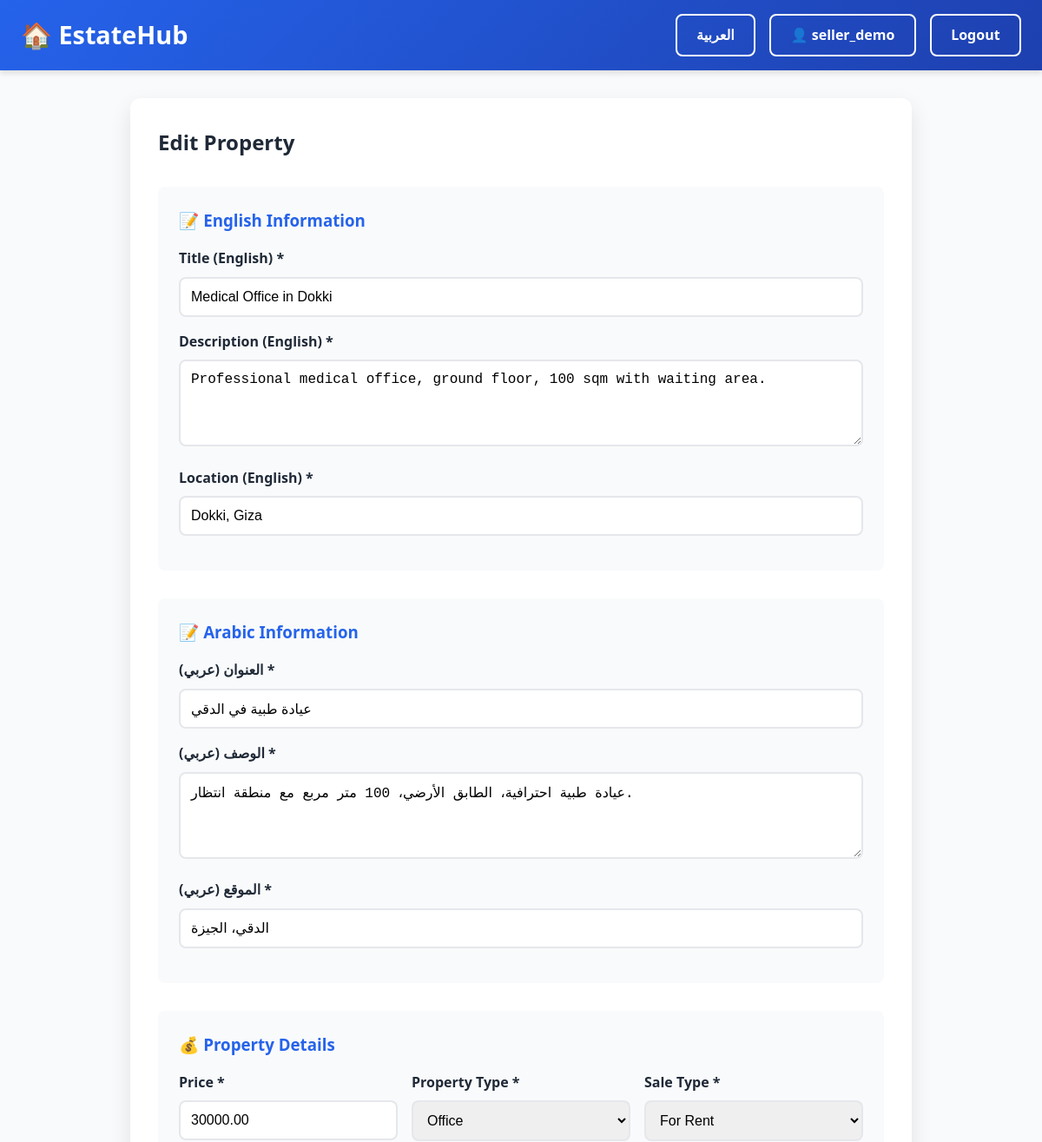
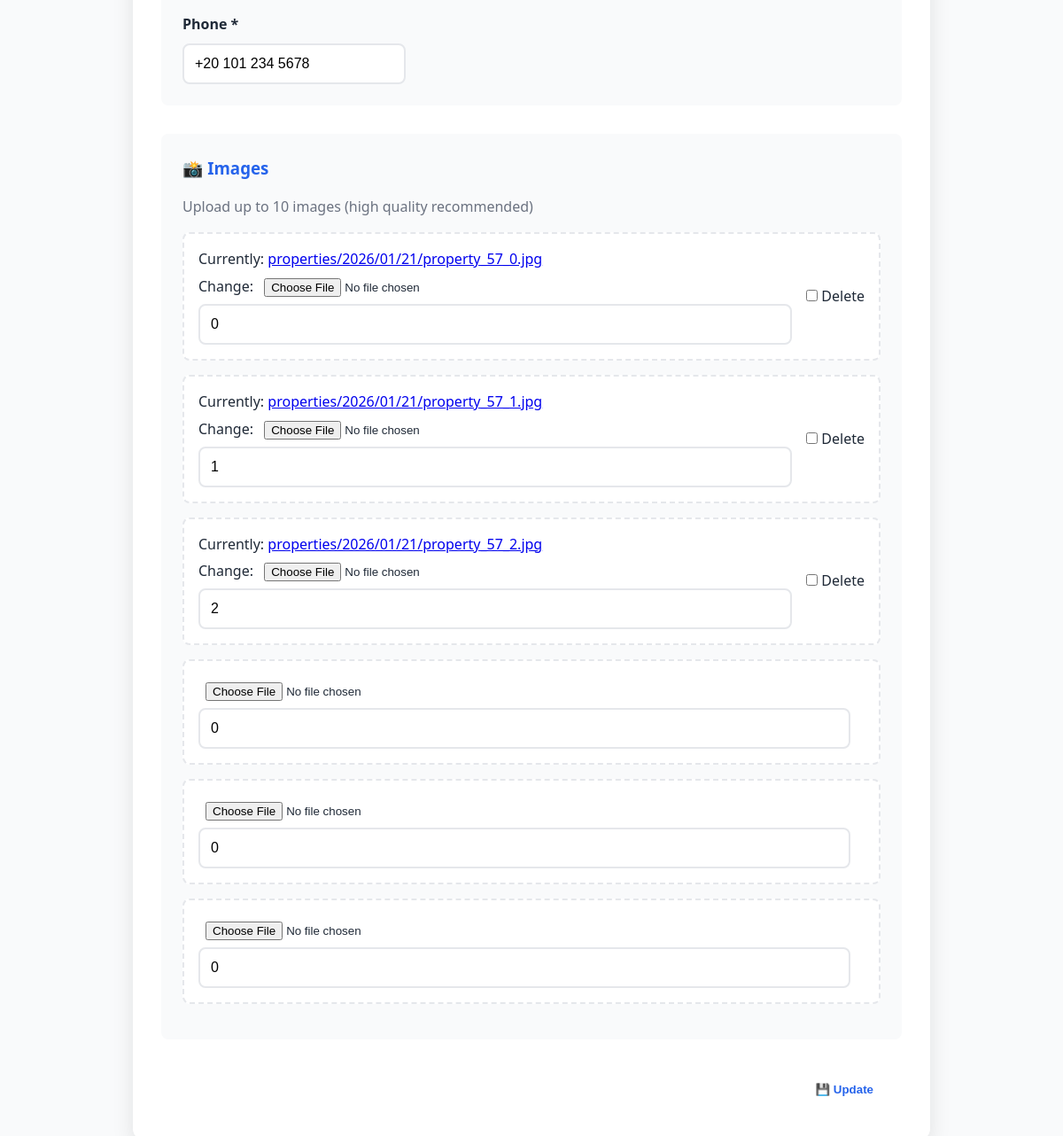
The page /property/57/edit/ (signed in) on the database its author committed (2 pictures, top to bottom).
### properties/models.py (models this page shows, shortened)
class Property(models.Model):
    PROPERTY_TYPE_CHOICES = [
        ('Apartment', 'Apartment'),
        ('Villa', 'Villa'),
        ('Land', 'Land'),
        ('Office', 'Office'),
    ]
    SALE_TYPE_CHOICES = [
        ('Sale', 'For Sale'),
        ('Rent', 'For Rent'),
    ]
    owner = models.ForeignKey(User, on_delete=models.CASCADE, related_name='properties')
    title_en = models.CharField(max_length=200, verbose_name='Title (English)')
    title_ar = models.CharField(max_length=200, verbose_name='Title (Arabic)')
    description_en = models.TextField(verbose_name='Description (English)')
    description_ar = models.TextField(verbose_name='Description (Arabic)')
    location_en = models.CharField(max_length=200, verbose_name='Location (English)')
    location_ar = models.CharField(max_length=200, verbose_name='Location (Arabic)')
    price = models.DecimalField(max_digits=12, decimal_places=2, validators=[MinValueValidator(0)])
    property_type = models.CharField(max_length=20, choices=PROPERTY_TYPE_CHOICES)
    sale_type = models.CharField(max_length=10, choices=SALE_TYPE_CHOICES)
    phone = models.CharField(max_length=20)
    views = models.PositiveIntegerField(default=0, help_text='Number of times this property was viewed')
    is_active = models.BooleanField(default=True)
    created_at = models.DateTimeField(auto_now_add=True)
    updated_at = models.DateTimeField(auto_now=True)
    class Meta:
        verbose_name = 'Property'
        verbose_name_plural = 'Properties'
        ordering = ['-created_at']

### properties/views.py (the view)
# urls.py: path('property/<int:pk>/edit/', views.property_update, name='property_update'),
@login_required
def property_update(request, pk):
    property_obj = get_object_or_404(Property, pk=pk, owner=request.user)
    if request.method == 'POST':
        form = PropertyForm(request.POST, instance=property_obj)
        formset = PropertyImageFormSet(request.POST, request.FILES, instance=property_obj)
        if form.is_valid() and formset.is_valid():
            form.save()
            formset.save()
            messages.success(request, 'Property updated successfully!')
            return redirect('property_detail', pk=property_obj.pk)
    else:
        form = PropertyForm(instance=property_obj)
        formset = PropertyImageFormSet(instance=property_obj)
    return render(request, 'properties/form.html', {
        'form': form,
        'formset': formset,
        'title': 'Edit Property',
        'property': property_obj
    })

### properties/forms.py
class PropertyForm(forms.ModelForm):
    class Meta:
        model = Property
        fields = [
            'title_en', 'title_ar',
            'description_en', 'description_ar',
            'location_en', 'location_ar',
            'price', 'property_type', 'sale_type', 'phone'
        ]
        widgets = {
            'description_en': forms.Textarea(attrs={'rows': 4}),
            'description_ar': forms.Textarea(attrs={'rows': 4}),
        }
    def __init__(self, *args, **kwargs):
        super().__init__(*args, **kwargs)
        for field_name, field in self.fields.items():
            field.widget.attrs['class'] = 'form-control'

### properties/templates/properties/form.html (shortened to what this page needs)
{% extends 'base.html' %}
{% load crispy_forms_tags %}
{% block content %}
<div style="max-width: 900px; margin: 2rem auto;">
    <div style="background: white; padding: 2rem; border-radius: 12px; box-shadow: var(--shadow-lg);">
        <h2 style="margin-bottom: 2rem;">
            {% if property %}
            {% if language == 'ar' %}تعديل العقار{% else %}Edit Property{% endif %}
            {% else %}
            {% if language == 'ar' %}إضافة عقار جديد{% else %}Add New Property{% endif %}
            {% endif %}
        </h2>
        <form method="POST" enctype="multipart/form-data">
            <div style="background: var(--bg-light); padding: 1.5rem; border-radius: 8px; margin-bottom: 2rem;">
                <h3 style="margin-bottom: 1rem; color: var(--primary-color);">
                    📝 {% if language == 'ar' %}معلومات باللغة الإنجليزية{% else %}English Information{% endif %}
                </h3>
                <div style="margin-bottom: 1rem;">
                    <label style="display: block; margin-bottom: 0.5rem; font-weight: 600;">Title (English) *</label>
                    {{ form.title_en }}
                </div>
                <div style="margin-bottom: 1rem;">
                    <label style="display: block; margin-bottom: 0.5rem; font-weight: 600;">Description (English)
                        *</label>
                    {{ form.description_en }}
                </div>
                <div style="margin-bottom: 1rem;">
                    <label style="display: block; margin-bottom: 0.5rem; font-weight: 600;">Location (English) *</label>
                    {{ form.location_en }}
                </div>
            </div>
            <div style="background: var(--bg-light); padding: 1.5rem; border-radius: 8px; margin-bottom: 2rem;">
                <h3 style="margin-bottom: 1rem; color: var(--primary-color);">
                    📝 {% if language == 'ar' %}معلومات باللغة العربية{% else %}Arabic Information{% endif %}
                </h3>
                <div style="margin-bottom: 1rem;">
                    <label style="display: block; margin-bottom: 0.5rem; font-weight: 600;">العنوان (عربي) *</label>
                    {{ form.title_ar }}
                </div>
                <div style="margin-bottom: 1rem;">
                    <label style="display: block; margin-bottom: 0.5rem; font-weight: 600;">الوصف (عربي) *</label>
                    {{ form.description_ar }}
                </div>
                <div style="margin-bottom: 1rem;">
                    <label style="display: block; margin-bottom: 0.5rem; font-weight: 600;">الموقع (عربي) *</label>
                    {{ form.location_ar }}
                </div>
            </div>
            <div style="background: var(--bg-light); padding: 1.5rem; border-radius: 8px; margin-bottom: 2rem;">
                <h3 style="margin-bottom: 1rem; color: var(--primary-color);">
                    💰 {% if language == 'ar' %}تفاصيل العقار{% else %}Property Details{% endif %}
                </h3>
                <div style="display: grid; grid-template-columns: repeat(auto-fit, minmax(200px, 1fr)); gap: 1rem;">
                    <div>
                        <label style="display: block; margin-bottom: 0.5rem; font-weight: 600;">
                            {% if language == 'ar' %}السعر{% else %}Price{% endif %} *
                        </label>
                        {{ form.price }}
                    </div>
                    <div>
                        <label style="display: block; margin-bottom: 0.5rem; font-weight: 600;">
                            {% if language == 'ar' %}نوع العقار{% else %}Property Type{% endif %} *
                        </label>
                        {{ form.property_type }}
                    </div>
                    <div>
                        <label style="display: block; margin-bottom: 0.5rem; font-weight: 600;">
                            {% if language == 'ar' %}نوع البيع{% else %}Sale Type{% endif %} *
                        </label>
                        {{ form.sale_type }}
                    </div>
                    <div>
                        <label style="display: block; margin-bottom: 0.5rem; font-weight: 600;">
                            {% if language == 'ar' %}رقم الهاتف{% else %}Phone{% endif %} *
                        </label>
                        {{ form.phone }}
                    </div>
                </div>
            </div>
            <div style="background: var(--bg-light); padding: 1.5rem; border-radius: 8px; margin-bottom: 2rem;">
                <h3 style="margin-bottom: 1rem; color: var(--primary-color);">
                    📸 {% if language == 'ar' %}الصور{% else %}Images{% endif %}
                </h3>
                <p style="color: var(--text-light); margin-bottom: 1rem;">
                    {% if language == 'ar' %}
                    قم برفع حتى 10 صور للعقار (يفضل صور عالية الجودة)
                    {% else %}
                    Upload up to 10 images (high quality recommended)
                    {% endif %}
                </p>
                <div id="image-forms">
                    {% for form in formset %}
                    <div class="image-form"
                        style="margin-bottom: 1rem; padding: 1rem; background: white; border-radius: 8px; border: 2px dashed var(--border-color);">
                        <div style="display: grid; grid-template-columns: 1fr auto; gap: 1rem; align-items: center;">
                            <div>
                                {{ form.image }}
                                {{ form.order }}
                            </div>
                            <div>
                                {% if form.instance.pk %}
                                {{ form.DELETE }}
                                <label>Delete</label>
                                {% endif %}
                            </div>
                        </div>
                    </div>
                    {% endfor %}
                </div>
            </div>
            <div style="display: flex; gap: 1rem; justify-content: flex-end;">
                <a href="{% url 'property_list' %}" class="btn btn-secondary">
                </a>
                <button type="submit" class="btn btn-primary" style="padding: 1rem 2rem;">
                    💾 {% if property %}
                    {% if language == 'ar' %}تحديث{% else %}Update{% endif %}
                    {% else %}
                    {% if language == 'ar' %}إضافة{% else %}Add Property{% endif %}
                    {% endif %}
                </button>
            </div>
        </form>
    </div>
</div>
{% endblock %}

### templates/base.html (shortened to what this page needs)
<!DOCTYPE html>
<html lang="{% if language == 'ar' %}ar{% else %}en{% endif %}"
    dir="{% if language == 'ar' %}rtl{% else %}ltr{% endif %}">
<head>
    {% load static %}
</head>
<body>
    <header>
        <nav>
            <div class="logo">
                🏠 <a href="{% url 'property_list' %}" style="color: white; text-decoration: none;">EstateHub</a>
            </div>
            <div class="nav-actions">
                <a href="{% url 'set_language' %}?lang={% if language == 'ar' %}en{% else %}ar{% endif %}"
                    class="btn btn-secondary">
                    {% if language == 'ar' %}English{% else %}العربية{% endif %}
                </a>
                {% if user.is_authenticated %}
                <a href="{% url 'profile' %}" class="btn btn-secondary">
                    👤 {{ user.username }}
                </a>
                <a href="{% url 'logout' %}" class="btn btn-secondary">Logout</a>
                {% else %}
                <a href="{% url 'login' %}" class="btn btn-secondary">Login</a>
                <a href="{% url 'register' %}" class="btn btn-primary">Register</a>
                {% endif %}
            </div>
        </nav>
    </header>
    <main>
        {% block content %}{% endblock %}
    </main>
</body>
</html>

### templates/base.html (style rules this page uses)
* { margin: 0; padding: 0; box-sizing: border-box; }
:root { --primary-color: #2563eb; --primary-dark: #1e40af; --secondary-color: #10b981; --text-dark: #1f2937; --text-light: #6b7280; --bg-light: #f9fafb; --bg-white: #ffffff; --border-color: #e5e7eb; --shadow-sm: 0 1px 3px rgba(0, 0, 0, 0.1); --shadow-md: 0 4px 6px rgba(0, 0, 0, 0.1); --shadow-lg: 0 10px 25px rgba(0, 0, 0, 0.1); }
body { font-family: 'Segoe UI', Tahoma, Geneva, Verdana, sans-serif; background-color: var(--bg-light); color: var(--text-dark); line-height: 1.6; }
header { background: linear-gradient(135deg, var(--primary-color), var(--primary-dark)); color: white; padding: 1rem 0; box-shadow: var(--shadow-md); }
nav { max-width: 1400px; margin: 0 auto; padding: 0 1.5rem; display: flex; justify-content: space-between; align-items: center; }
.logo { font-size: 1.8rem; font-weight: bold; }
.nav-actions { display: flex; gap: 1rem; }
.btn { padding: 0.6rem 1.4rem; border: none; border-radius: 8px; cursor: pointer; font-weight: 600; text-decoration: none; display: inline-block; }
.btn-primary { background-color: white; color: var(--primary-color); }
.btn-secondary { background-color: transparent; color: white; border: 2px solid white; }
main { max-width: 1400px; margin: 2rem auto; padding: 0 1.5rem; }

### properties/templates/properties/form.html (style rules this page uses)
input[type="text"], input[type="number"], textarea, select { width: 100%; padding: 0.75rem; border: 2px solid var(--border-color); border-radius: 8px; font-size: 1rem; }
textarea { min-height: 100px; resize: vertical; }
input[type="file"] { padding: 0.5rem; }

### rows shown on the page
Property: title_en "Medical Office in Dokki", description_en "Professional medical office, ground floor, 100 sqm with waiting area.", location_en "Dokki, Giza", title_ar "عيادة طبية في الدقي", description_ar "عيادة طبية احترافية، الطابق الأرضي، 100 متر مربع مع منطقة انتظار.", location_ar "الدقي، الجيزة", price "30000.00", property_type "Office", sale_type "For Rent", phone "+20 101 234 5678"

### other values the page prints
{{ user.username }} "seller_demo"
